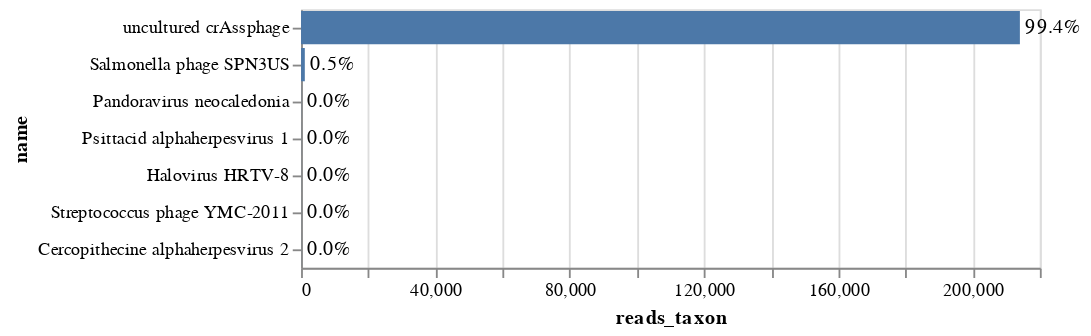

Source (notebook cell):
### Code cell
bar = alt.Chart(kraken).mark_bar().encode(
 alt.Y('name:N', sort='-x'),
 alt.X('reads_taxon:Q'),
 tooltip=[alt.Tooltip('name:N'),
          alt.Tooltip('reads_taxon:Q', title='Number of reads', format=',')]
)

text = bar.mark_text(
    align='left',
    dx=3
).encode(
    alt.Text('pct_reads:Q', format='.1%')
)

(bar + text)

### Figure 1 — Vega-Lite specification as saved in the notebook (floating-point values rounded to 4 significant figures)
{"config": {"view": {"continuousWidth": 400, "continuousHeight": 300}}, "layer": [{"mark": "bar", "encoding": {"tooltip": [{"field": "name", "type": "nominal"}, {"field": "reads_taxon", "format": ",", "title": "Number of reads", "type": "quantitative"}], "x": {"field": "reads_taxon", "type": "quantitative"}, "y": {"field": "name", "sort": "-x", "type": "nominal"}}}, {"mark": {"type": "text", "align": "left", "dx": 3}, "encoding": {"text": {"field": "pct_reads", "format": ".1%", "type": "quantitative"}, "tooltip": [{"field": "name", "type": "nominal"}, {"field": "reads_taxon", "format": ",", "title": "Number of reads", "type": "quantitative"}], "x": {"field": "reads_taxon", "type": "quantitative"}, "y": {"field": "name", "sort": "-x", "type": "nominal"}}}], "data": {"name": "data-4b3b7428818443c690b716adde6d2c1d"}, "$schema": "https://vega.github.io/schema/vega-lite/v4.17.0.json", "datasets": {"data-4b3b7428818443c690b716adde6d2c1d": [{"pct": 1.52, "reads_clade": 214053, "reads_taxon": 214053, "rank": "S", "ID": 1211417, "name": "              uncultured crAssphage", "pct_reads": 0.9944}, {"pct": 0.01, "reads_clade": 1117, "reads_taxon": 1117, "rank": "S1", "ID": 1090134, "name": "            Salmonella phage SPN3US", "pct_reads": 0.005189}, {"pct": 0.0, "reads_clade": 16, "reads_taxon": 16, "rank": "S", "ID": 1273755, "name": "          Halovirus HRTV-8", "pct_reads": 7.433e-05}, {"pct": 0.0, "reads_clade": 14, "reads_taxon": 14, "rank": "S", "ID": 1051631, "name": "            Streptococcus phage YMC-2011", "pct_reads": 6.504e-05}, {"pct": 0.0, "reads_clade": 17, "reads_taxon": 17, "rank": "S", "ID": 50294, "name": "            Psittacid alphaherpesvirus 1", "pct_reads": 7.897e-05}, {"pct": 0.0, "reads_clade": 14, "reads_taxon": 14, "rank": "S", "ID": 10317, "name": "            Cercopithecine alphaherpesvirus 2", "pct_reads": 6.504e-05}, {"pct": 0.0, "reads_clade": 29, "reads_taxon": 29, "rank": "S", "ID": 2107708, "name": "            Pandoravirus neocaledonia", "pct_reads": 0.0001347}]}}
